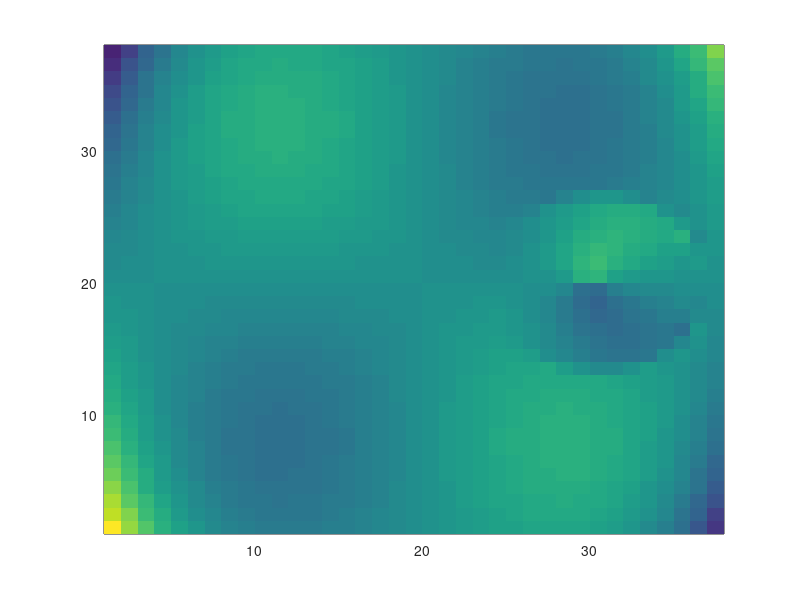

MATLAB code for this plot:
clc
clear

data = importdata('check_halo.txt');

nx = size(data,2);
ny = nx;
nVar = 3;
nPatch = 6;

var = zeros(nVar,nx,ny,nPatch);

count = 0;
for iVar = 1:nVar
    for iPatch = 1:nPatch
        for j = 1:ny
            count = count + 1;
            var(iVar,:,j,iPatch) = data(count,:);
        end
    end
end

iVar = 3;
iPatch = 4;
plt = pcolor(squeeze(var(iVar,:,:,iPatch)));
set(plt,'edgeColor','none')